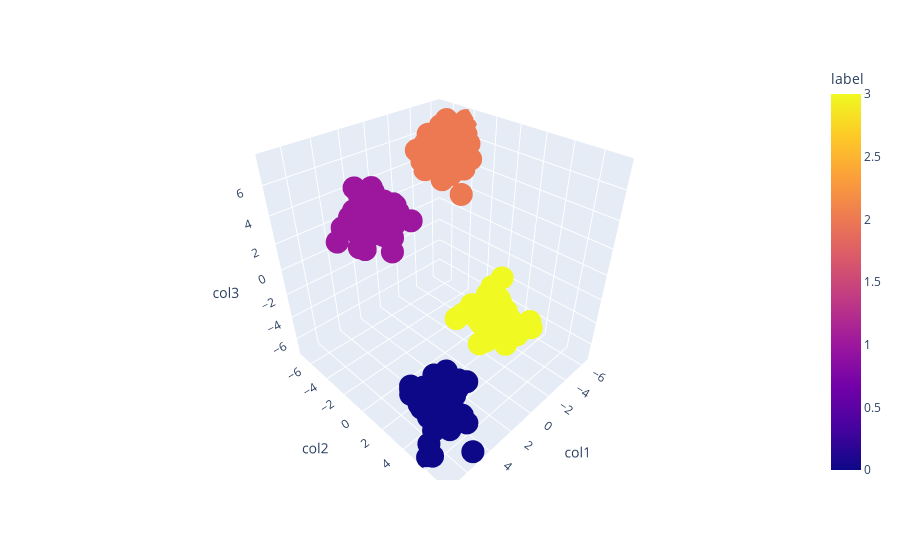

Notebook source saved alongside this figure:
### Code cell
import warnings
warnings.filterwarnings("ignore")

px.scatter_3d(data_frame=df,x='col1',y='col2',z='col3',color='label')

### Figure 1 — Plotly figure (JSON) as saved in the notebook; plotly's stock layout.template omitted (floating-point values rounded to 4 significant figures; data arrays with more than 128 entries replaced by an {"elided": "..."} marker saying what was removed)
{"data": [{"hovertemplate": "col1=%{x}<br>col2=%{y}<br>col3=%{z}<br>label=%{marker.color}<extra></extra>", "legendgroup": "", "marker": {"color": {"elided": "200 int values"}, "coloraxis": "coloraxis", "symbol": "circle"}, "mode": "markers", "name": "", "scene": "scene", "showlegend": false, "type": "scatter3d", "x": {"elided": "200 float values"}, "y": {"elided": "200 float values"}, "z": {"elided": "200 float values"}}], "layout": {"coloraxis": {"colorbar": {"title": {"text": "label"}}, "colorscale": [[0, "#0d0887"], [0.1111, "#46039f"], [0.2222, "#7201a8"], [0.3333, "#9c179e"], [0.4444, "#bd3786"], [0.5556, "#d8576b"], [0.6667, "#ed7953"], [0.7778, "#fb9f3a"], [0.8889, "#fdca26"], [1, "#f0f921"]]}, "legend": {"tracegroupgap": 0}, "margin": {"t": 60}, "scene": {"domain": {"x": [0, 1], "y": [0, 1]}, "xaxis": {"title": {"text": "col1"}}, "yaxis": {"title": {"text": "col2"}}, "zaxis": {"title": {"text": "col3"}}}}}
